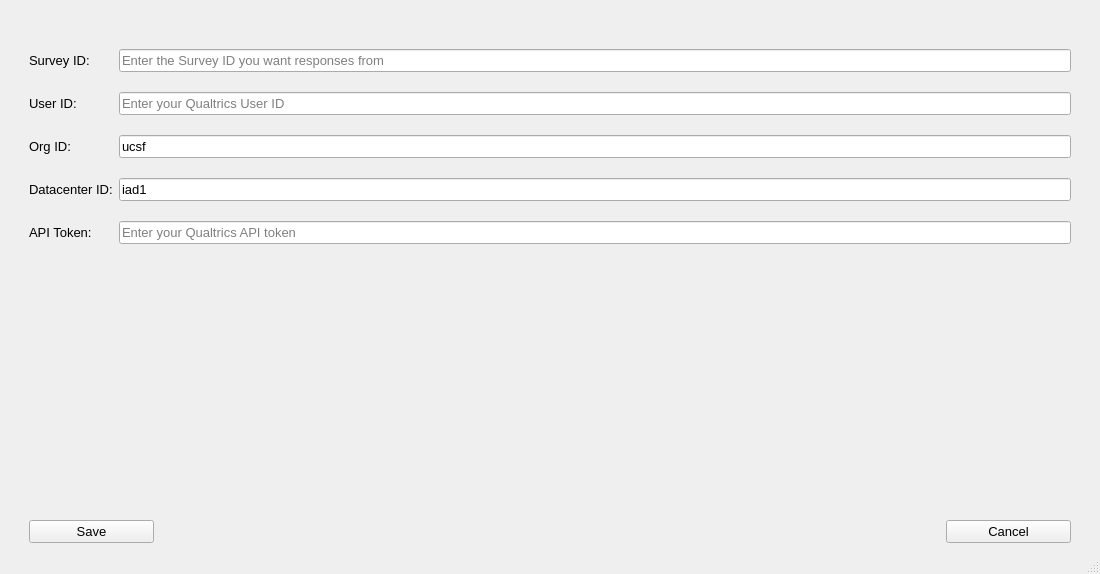
<?xml version="1.0" encoding="UTF-8"?>
<ui version="4.0">
 <class>MainWindow</class>
 <widget class="QMainWindow" name="MainWindow">
  <property name="geometry">
   <rect>
    <x>0</x>
    <y>0</y>
    <width>1100</width>
    <height>574</height>
   </rect>
  </property>
  <property name="minimumSize">
   <size>
    <width>512</width>
    <height>512</height>
   </size>
  </property>
  <property name="windowTitle">
   <string>Put in your Qualtrics IDs</string>
  </property>
  <widget class="QWidget" name="centralwidget">
   <layout class="QGridLayout" name="gridLayout">
    <item row="0" column="0">
     <layout class="QFormLayout" name="formLayout">
      <property name="sizeConstraint">
       <enum>QLayout::SetDefaultConstraint</enum>
      </property>
      <property name="fieldGrowthPolicy">
       <enum>QFormLayout::AllNonFixedFieldsGrow</enum>
      </property>
      <property name="verticalSpacing">
       <number>20</number>
      </property>
      <property name="leftMargin">
       <number>20</number>
      </property>
      <property name="topMargin">
       <number>40</number>
      </property>
      <property name="rightMargin">
       <number>20</number>
      </property>
      <property name="bottomMargin">
       <number>10</number>
      </property>
      <item row="0" column="0">
       <widget class="QLabel" name="SurveyID_label">
        <property name="font">
         <font>
          <family>Arial</family>
          <pointsize>10</pointsize>
          <weight>50</weight>
          <bold>false</bold>
         </font>
        </property>
        <property name="text">
         <string>Survey ID:</string>
        </property>
       </widget>
      </item>
      <item row="0" column="1">
       <widget class="QLineEdit" name="SurveyID">
        <property name="font">
         <font>
          <family>Arial</family>
          <pointsize>10</pointsize>
         </font>
        </property>
        <property name="placeholderText">
         <string>Enter the Survey ID you want responses from</string>
        </property>
       </widget>
      </item>
      <item row="1" column="0">
       <widget class="QLabel" name="UserID_label">
        <property name="font">
         <font>
          <family>Arial</family>
          <pointsize>10</pointsize>
          <weight>50</weight>
          <bold>false</bold>
         </font>
        </property>
        <property name="text">
         <string>User ID:</string>
        </property>
       </widget>
      </item>
      <item row="1" column="1">
       <widget class="QLineEdit" name="UserID">
        <property name="font">
         <font>
          <family>Arial</family>
          <pointsize>10</pointsize>
         </font>
        </property>
        <property name="placeholderText">
         <string>Enter your Qualtrics User ID</string>
        </property>
       </widget>
      </item>
      <item row="2" column="0">
       <widget class="QLabel" name="OrgID_label">
        <property name="font">
         <font>
          <family>Arial</family>
          <pointsize>10</pointsize>
          <weight>50</weight>
          <bold>false</bold>
         </font>
        </property>
        <property name="text">
         <string>Org ID:</string>
        </property>
       </widget>
      </item>
      <item row="2" column="1">
       <widget class="QLineEdit" name="OrgID">
        <property name="font">
         <font>
          <family>Arial</family>
          <pointsize>10</pointsize>
         </font>
        </property>
        <property name="text">
         <string>ucsf</string>
        </property>
        <property name="placeholderText">
         <string>Enter your Organization ID</string>
        </property>
       </widget>
      </item>
      <item row="3" column="0">
       <widget class="QLabel" name="DatacenterID_label">
        <property name="font">
         <font>
          <family>Arial</family>
          <pointsize>10</pointsize>
          <weight>50</weight>
          <bold>false</bold>
         </font>
        </property>
        <property name="text">
         <string>Datacenter ID:</string>
        </property>
       </widget>
      </item>
      <item row="3" column="1">
       <widget class="QLineEdit" name="DatacenterID">
        <property name="font">
         <font>
          <family>Arial</family>
          <pointsize>10</pointsize>
         </font>
        </property>
        <property name="text">
         <string>iad1</string>
        </property>
        <property name="placeholderText">
         <string>Enter your Datacenter ID</string>
        </property>
       </widget>
      </item>
      <item row="4" column="0">
       <widget class="QLabel" name="API_token_label">
        <property name="font">
         <font>
          <family>Arial</family>
          <pointsize>10</pointsize>
          <weight>50</weight>
          <bold>false</bold>
         </font>
        </property>
        <property name="text">
         <string>API Token:</string>
        </property>
       </widget>
      </item>
      <item row="4" column="1">
       <widget class="QLineEdit" name="API_Token">
        <property name="font">
         <font>
          <family>Arial</family>
          <pointsize>10</pointsize>
         </font>
        </property>
        <property name="placeholderText">
         <string>Enter your Qualtrics API token</string>
        </property>
       </widget>
      </item>
     </layout>
    </item>
    <item row="1" column="0">
     <layout class="QHBoxLayout" name="horizontalLayout">
      <property name="leftMargin">
       <number>20</number>
      </property>
      <property name="topMargin">
       <number>2</number>
      </property>
      <property name="rightMargin">
       <number>20</number>
      </property>
      <item alignment="Qt::AlignLeft">
       <widget class="QPushButton" name="SaveButton">
        <property name="minimumSize">
         <size>
          <width>125</width>
          <height>0</height>
         </size>
        </property>
        <property name="font">
         <font>
          <family>Arial</family>
          <pointsize>10</pointsize>
         </font>
        </property>
        <property name="text">
         <string>Save</string>
        </property>
       </widget>
      </item>
      <item alignment="Qt::AlignRight">
       <widget class="QPushButton" name="CancelButton">
        <property name="minimumSize">
         <size>
          <width>125</width>
          <height>0</height>
         </size>
        </property>
        <property name="font">
         <font>
          <family>Arial</family>
          <pointsize>10</pointsize>
         </font>
        </property>
        <property name="text">
         <string>Cancel</string>
        </property>
       </widget>
      </item>
     </layout>
    </item>
   </layout>
  </widget>
  <widget class="QStatusBar" name="statusbar"/>
 </widget>
 <resources/>
 <connections>
  <connection>
   <sender>CancelButton</sender>
   <signal>clicked()</signal>
   <receiver>MainWindow</receiver>
   <slot>close()</slot>
   <hints>
    <hint type="sourcelabel">
     <x>438</x>
     <y>276</y>
    </hint>
    <hint type="destinationlabel">
     <x>254</x>
     <y>249</y>
    </hint>
   </hints>
  </connection>
  <connection>
   <sender>SaveButton</sender>
   <signal>clicked()</signal>
   <receiver>MainWindow</receiver>
   <slot>saveConfigFile()</slot>
   <hints>
    <hint type="sourcelabel">
     <x>84</x>
     <y>248</y>
    </hint>
    <hint type="destinationlabel">
     <x>121</x>
     <y>248</y>
    </hint>
   </hints>
  </connection>
 </connections>
 <slots>
  <slot>saveConfigFile()</slot>
 </slots>
</ui>
